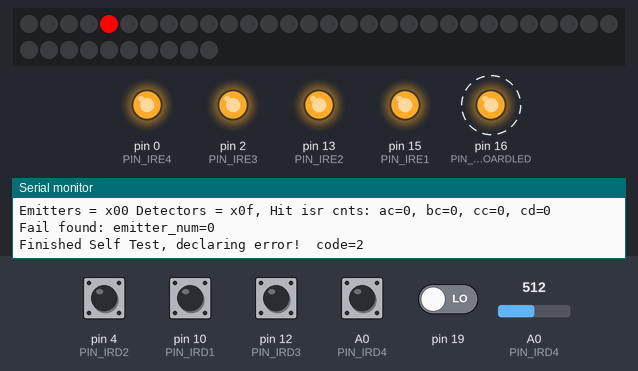
Recording of a sketch running on a simulated Arduino Uno, built for the host (arithmetic inside an expression is 32-bit, double 64-bit). Parts: 40 RGB LEDs in strip order, left to right, continuing on the next row, output pins drawn as LEDs (lit = HIGH), the last lines printed to the serial monitor. Dashed ring = blinking. The test bench sets the inputs (shaded band); at power-on: A0 (PIN_IRD4), pin 4 (PIN_IRD2), pin 10 (PIN_IRD1), pin 12 (PIN_IRD3) HIGH, pin 19 LOW, A0 (PIN_IRD4) = 512. Dim RGB values are drawn brighter than linear; WiFi joins after 1.5 s; servers stay silent unless stated.

Above: at 7.0 s.
7.1 s: A0 (PIN_IRD4) set to 738
At 11.01 s:
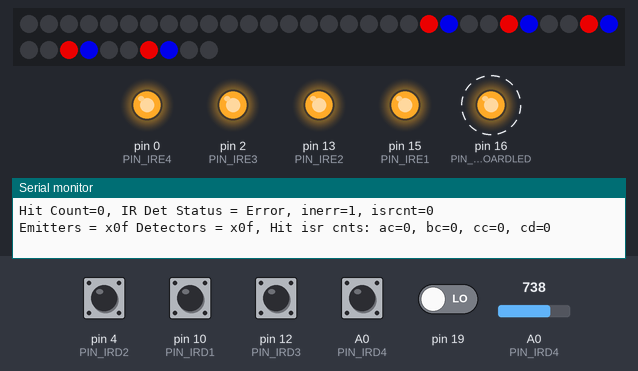
13.0 s: A0 (PIN_IRD4) set to 762
Timing chart, 0 to 39.8 s (numbered marks = the images above; inputs shaded):
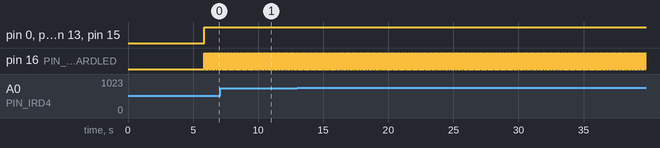

Measured:
- by itself, pin 16 (PIN_ONBOARDLED): alternates HIGH for 0.05 s and LOW for 0.05 s

The sketch:

movergoal.ino
```cpp
// movergoal.ino -- Sketch for a Mover Goal
// Epic Robotz, dlb, Oct 2021
//
// This sketch is intended to run in a ESP8266 mounted on a
// V2 version of the PCB that has been modified to to the V3
// circuit. Please see PCB_Log.md for more information about
// V3.
//
// A Mover Goal has 4 independent IR beams each with its own
// IR emitter and an IR detector.  It also has two rings of
// NEO leds mounted near the top of the goal.  Each ring
// has 20 LEDs and the two rings are wired in series, with
// the top being first in the series.
//
// This code does the following:
//
//  1. Counts balls, with the individule IR beams
//  2. Displays status and hit detection on the NEO Leds
//  3. Displays debug status on the on-board LED
//  4. Reads the battery voltage
//  5. Communicates with the EpicFMS server to give status
//     and take directions for a whole host of parameters.
//
//  The on-board LED indicates status as follows:
//
//   Fast Blink = Error in IR Detectors
//   Slow Blink = Waiting for WiFi
//   ON         = Connected, no error
//   Off        = Undefined -- probably programming error.
//
// NOTE: although the moving target as four separate IR beams
// that are not criss-crosed like the slider target, we
// use the same detection code (HitDetector4).  The only downside
// is that the HitDetector4 won't be able to detect a simultaneous
// hit from two directions.  For that, new software must be
// written.  However, for the fall 2021 game, each mover unit
// will only face one opponent, so shots should only come from
// one direction as a time.
//
// NOTE2: Since I am in a hurry, this code does not have a
// practice mode, nor a does is monitor a reset swich.  That
// is, both auxulary button/switch inputs are ignored.
//

#include <Arduino.h>
#include <EpicFmsLib.h>

#define WIFISSID "epicfms"
#define WIFIPK  "epic4fms"

// Setup for V3 of the PCB:
#define PIN_NONE    -1  // Means no pin assigned.
#define PIN_HRST    16  // D0/G16 -- push button with pullup (not used, also is onboard LED)
#define PIN_NEO      5  // D1/G5 -- NEO output
#define PIN_IRD2     4  // D2/G4 -- IR Detectore vas OpAmp (Takes over NEO2!)
#define PIN_IRE4     0  // D3/G0 -- IR Emitter via buffer
#define PIN_IRE3     2  // D4/G2 -- IR Emitter via buffer
#define PIN_IRD4    14  // D5/G14 -- IR Detector via OpAmp
#define PIN_IRD3    12  // D6/G12 -- IR Detector via OpAmp
#define PIN_IRE2    13  // D7/G13 -- IR Emitter via butter
#define PIN_IRE1    15  // D8/G15 -- IR Emitter via buffer
#define PIN_IRD1    10  // SD3/G10 -- IR Detector via OpAmp
#define PIN_GMODE    9  // SD2/G9  -- Switch with pullup (not used)
#define NPIXELS 40

// Definations for On-board LED.  Note that this
// conflicts with PIN_HRST.  Do not use PIN_HRST on the
// slider!!
#define PIN_ONBOARDLED 16
#define LED_OFF HIGH
#define LED_ON LOW

// Battery parameters
#define VOLTSPERLSB 0.007647 // Volts per bit on analog sensor for V-Battery

// Switch parameters -- not currently used but kept for future
#define SW_RUN LOW      // Defines how the switch is used, High=Run
#define SW_OFFLINE HIGH // Defines how the switch is used, Low=offline
#define SW_UNDEFINED -1 // Use when the condition of the switch is not known

NeoMover neopixels(PIN_NEO, PIN_NONE, NPIXELS, NPIXELS);
HitDetector4 hitdetector(PIN_IRE1, PIN_IRE2, PIN_IRE3, PIN_IRE4, PIN_IRD1, PIN_IRD2, PIN_IRD3, PIN_IRD4);
EpicFmsWiFi fmswifi(WIFISSID, WIFIPK, "Mover Target");

char lineout[100];
uint32_t last_report_time = millis();
float vbattery = 0.0;  // Voltage reading on battery -- updated once per 0.5 sec//
bool battery_low = false;  // True if battery is a concern
uint32_t time_of_battery_low = millis();
bool battery_low_pending = false;
uint32_t last_battery_udpate_time = millis();
uint32_t last_led_update_time = millis();
int led_cycle = 0;
long report_count = 0;
long cmd_count = 0;
long mainloop_count = 0;
int game_mode = GMODE_PWRUP;
int fms_game_mode = GMODE_STANDBY;
uint32_t last_hit_count = 0;
Cmdargs cmd_args;

void setup(void) {
  Serial.begin(115200);
  for(int i = 0; i < 10; i++) { Serial.println("."); delay(200);}
  delay(2000);
  Serial.println(" ");
  Serial.println("Epic Game Slave Device For Mover Target.");
  Serial.println("Should be running on PCB V2 modified to V3.");
  Serial.println("Version 1.0, Oct 2021.");
  Serial.println(" ");

  Serial.println("Setting up on-board LED.");
  pinMode(PIN_ONBOARDLED, OUTPUT);
  digitalWrite(PIN_ONBOARDLED, LED_ON);

  Serial.println("Setting up Neo pixels.");
  neopixels.begin();

  Serial.println("Setting up wifi.");
  fmswifi.set_oncommand(on_command);
  fmswifi.set_onstatus(on_status);
  fmswifi.begin();

  delay(100);
  Serial.println("Setting up the hit detector.");
  hitdetector.begin();

  // Setup both inputs to make sure they are not outputs.
  Serial.println("Setting up switch input.");
  pinMode(PIN_GMODE, INPUT);

  Serial.println("Setup Done -- Starting Main Loop.");
}

// Reads the Battery Voltage.  Declears a battery low
// state if its been low for over 5 seconds.
void battery_update(void) {
  if (millis() - last_battery_udpate_time < 500) return;
  last_battery_udpate_time = millis();
  int ir = analogRead(A0);
  vbattery = ir * VOLTSPERLSB;
  bool islow = (vbattery < 5.7);  // Battery should run at 6.00 volts from regulator.
  if (!islow) {
      battery_low = false;
      battery_low_pending = false;
  } else {
      if (!battery_low) {
        if (battery_low_pending) {
          if (millis() - time_of_battery_low > 5000) {
              battery_low = true;
          }
        } else {
            battery_low_pending = true;
            time_of_battery_low = millis();
        }
      }
  }
}

// Here, we determine the game-mode that we think we should use.
void update_game_mode() {
    if (hitdetector.get_status() == HDSTATUS_INSELFTEST) {
        game_mode = GMODE_PWRUP;
        return;
    }
    if (hitdetector.get_status() == HDSTATUS_ERROR) {
        game_mode = GMODE_UNITERR;
        return;
    }
    if (fmswifi.infailure()) {
        game_mode = GMODE_FMSLOST;
        return;
    }
    if (!fmswifi.is_connected()) {
        game_mode = GMODE_WAITFORWIFI;
        return;
    }
    game_mode = fms_game_mode;
}

// Prepare data for neo leds, and update neo
void update_neo() {
  Neo_Mover_Params p;
  p.game_mode = game_mode;
  p.online = true;  // This use to be controlled by a switch.
  p.hiterror = (hitdetector.get_status() == HDSTATUS_ERROR);
  p.hitcount = hitdetector.value();
  p.batterylow = battery_low;
  neopixels.set_params(&p);
  neopixels.update(game_mode);
}

// Update the on-board led according to state
void led_update(void) {
    uint32_t tnow = millis();
    if(tnow - last_led_update_time < 50) return;
    last_led_update_time = tnow;
    if (hitdetector.get_status() == HDSTATUS_ERROR) {
        if (led_cycle > 0) {
            digitalWrite(PIN_ONBOARDLED, LED_ON);
            led_cycle = 0;
        } else {
            digitalWrite(PIN_ONBOARDLED, LED_OFF);
            led_cycle = 1;
        }
        return;
    }
    if (!fmswifi.is_connected()) {
        if (led_cycle < 20) digitalWrite(PIN_ONBOARDLED, LED_ON);
        else digitalWrite(PIN_ONBOARDLED, LED_OFF);
        led_cycle++;
        if(led_cycle > 40) led_cycle = 0;
        return;
    }
    // All seems okay.
    digitalWrite(PIN_ONBOARDLED, LED_ON);
    return;
}

// Reports status to terminal
void send_report(void) {
  if(millis() - last_report_time < 3000) return;
  last_report_time = millis();
  report_count++;
  Serial.println("");
  sprintf(lineout, "%ld ***** Battery Voltage=%6.1f, BLow=%d, GMode=%s",
    report_count, vbattery, battery_low, gmode_to_str(game_mode));
  Serial.println(lineout);
  fmswifi.debug_report();
  hitdetector.debug_report();
}

// *** MAIN LOOP **
void loop() {
  mainloop_count++;
  battery_update();
  led_update();
  hitdetector.update();
  update_game_mode();
  update_neo();
  uint32_t hits = hitdetector.value();
  if (hits != last_hit_count) neopixels.show_hit();
  last_hit_count = hits;
  fmswifi.set_hitcount(hits);
  fmswifi.update();
  send_report();
}

// Process commands from EpicFms server here.
void on_command(Cmdargs *args) {
  cmd_count++;
  sprintf(lineout, "Command Recevied from EpicFms server! Cmd Count = %ld", cmd_count);
  Serial.println(lineout);
  int nargs = args->ncount;
  for(int i = 0; i < nargs; i++) {
    process_cmd(args->names[i], args->values[i]);
  }
}

void process_cmd(const char *name, const char *value) {
  int iv = atoi(value);
  atoi(value);
  if(strcmp(name, "gamemode") == 0) {
    if(iv == 0) {
      iv = str_to_gmode(value);
    }
    if(iv != 0) fms_game_mode = iv;
    return;
  }
  if(strcmp(name, "selftest") == 0) {
    Serial.println("Starting Self Test.");
    hitdetector.start_selftest();
    return;
  }
  if(strcmp(name, "resethits") == 0) {
    if (iv != 1) return;
    Serial.println("Reseting Hit Count.");
    hitdetector.reset_hits();
    return;
  }
  sprintf(lineout, "Unknown command received from server: %s = %s", name, value);
  Serial.println(lineout);
}

// Process status requests from the server here.
void on_status(char *json) {
  char lineout[100];
  strncpy(json, "{\n", MAX_STATUS_CHARS);

  sprintf(lineout, "\"unit\" : \"mover\", \n");
  strncat(json, lineout, MAX_STATUS_CHARS);

  sprintf(lineout, "\"gamemode\" : \"%s\", \n", gmode_to_str(game_mode));
  strncat(json, lineout, MAX_STATUS_CHARS);

  sprintf(lineout, "\"mainloop_count\" : %ld, \n", mainloop_count);
  strncat(json, lineout, MAX_STATUS_CHARS);

  sprintf(lineout, "\"command_count\" : %ld, \n", cmd_count);
  strncat(json, lineout, MAX_STATUS_CHARS);

  sprintf(lineout, "\"hits\" : %ld, \n", hitdetector.value());
  strncat(json, lineout, MAX_STATUS_CHARS);

  sprintf(lineout, "\"hitdetector_status\" : \"%s\", \n", hitdetector.get_status_str());
  strncat(json, lineout, MAX_STATUS_CHARS);

  sprintf(lineout, "\"hitdetector_fail_code\" : %d, \n", hitdetector.get_fail_code());
  strncat(json, lineout, MAX_STATUS_CHARS);

  sprintf(lineout, "\"batvolts\" : %8.2f, \n", vbattery);
  strncat(json, lineout, MAX_STATUS_CHARS);

  sprintf(lineout, "\"batlow\" : %d \n", battery_low);
  strncat(json, lineout, MAX_STATUS_CHARS);

  strncat(json, "}\n", MAX_STATUS_CHARS);
}
```
